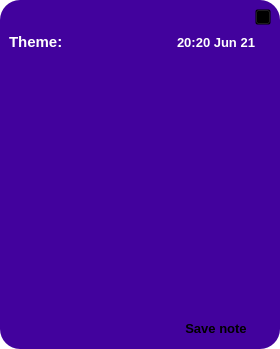
<?xml version="1.0" encoding="UTF-8"?>
<ui version="4.0">
 <class>MainWindow</class>
 <widget class="QMainWindow" name="MainWindow">
  <property name="geometry">
   <rect>
    <x>0</x>
    <y>0</y>
    <width>280</width>
    <height>349</height>
   </rect>
  </property>
  <property name="windowTitle">
   <string>MainWindow</string>
  </property>
  <property name="styleSheet">
   <string notr="true">background-color: transparent;</string>
  </property>
  <widget class="QWidget" name="centralwidget">
   <property name="styleSheet">
    <string notr="true"/>
   </property>
   <layout class="QGridLayout" name="gridLayout">
    <property name="leftMargin">
     <number>0</number>
    </property>
    <property name="topMargin">
     <number>0</number>
    </property>
    <property name="rightMargin">
     <number>0</number>
    </property>
    <property name="bottomMargin">
     <number>0</number>
    </property>
    <property name="spacing">
     <number>0</number>
    </property>
    <item row="0" column="0">
     <widget class="QWidget" name="widget" native="true">
      <property name="styleSheet">
       <string notr="true">QWidget#widget {
    border-radius: 20px;
    background-color: rgba(66, 2, 157);
}

#button_Save {
	background-color: rgba(255, 255, 255,.7);
	border-radius: 10px;
}

#lineTheme {
	background-color: rgba(255, 255, 255, .7);
	border-radius: 5px;
	color: rgb(105, 0, 255);
}

#time_label, #theme_label {

	
	color: rgba(255, 255, 255);
}

#note_edit {

	color: rgb(66, 2, 157);
	border-radius: 10px;
	background-color: rgba(255, 255, 255, .7);
}

</string>
      </property>
      <layout class="QGridLayout" name="gridLayout_2">
       <property name="leftMargin">
        <number>9</number>
       </property>
       <property name="topMargin">
        <number>9</number>
       </property>
       <property name="rightMargin">
        <number>9</number>
       </property>
       <property name="bottomMargin">
        <number>6</number>
       </property>
       <property name="horizontalSpacing">
        <number>4</number>
       </property>
       <property name="verticalSpacing">
        <number>7</number>
       </property>
       <item row="1" column="0">
        <widget class="QLabel" name="theme_label">
         <property name="minimumSize">
          <size>
           <width>55</width>
           <height>20</height>
          </size>
         </property>
         <property name="maximumSize">
          <size>
           <width>55</width>
           <height>20</height>
          </size>
         </property>
         <property name="font">
          <font>
           <family>Arial</family>
           <pointsize>11</pointsize>
           <weight>75</weight>
           <bold>true</bold>
          </font>
         </property>
         <property name="styleSheet">
          <string notr="true"/>
         </property>
         <property name="text">
          <string>Theme:</string>
         </property>
        </widget>
       </item>
       <item row="3" column="0" colspan="3">
        <spacer name="horizontalSpacer">
         <property name="orientation">
          <enum>Qt::Horizontal</enum>
         </property>
         <property name="sizeType">
          <enum>QSizePolicy::Fixed</enum>
         </property>
         <property name="sizeHint" stdset="0">
          <size>
           <width>145</width>
           <height>20</height>
          </size>
         </property>
        </spacer>
       </item>
       <item row="3" column="3" colspan="2">
        <widget class="QPushButton" name="button_Save">
         <property name="minimumSize">
          <size>
           <width>110</width>
           <height>30</height>
          </size>
         </property>
         <property name="maximumSize">
          <size>
           <width>110</width>
           <height>30</height>
          </size>
         </property>
         <property name="font">
          <font>
           <family>Arial</family>
           <pointsize>10</pointsize>
           <weight>75</weight>
           <bold>true</bold>
          </font>
         </property>
         <property name="text">
          <string>Save note</string>
         </property>
         <property name="icon">
          <iconset resource="../static/resources_1.qrc">
           <normaloff>:/icons/icon/save.svg</normaloff>:/icons/icon/save.svg</iconset>
         </property>
         <property name="iconSize">
          <size>
           <width>20</width>
           <height>20</height>
          </size>
         </property>
        </widget>
       </item>
       <item row="2" column="0" colspan="5">
        <widget class="QTextEdit" name="note_edit">
         <property name="font">
          <font>
           <family>Arial</family>
           <pointsize>10</pointsize>
           <weight>75</weight>
           <bold>true</bold>
          </font>
         </property>
         <property name="styleSheet">
          <string notr="true"/>
         </property>
        </widget>
       </item>
       <item row="0" column="2" alignment="Qt::AlignRight|Qt::AlignTop">
        <widget class="QLabel" name="label">
         <property name="maximumSize">
          <size>
           <width>30</width>
           <height>30</height>
          </size>
         </property>
         <property name="text">
          <string/>
         </property>
         <property name="pixmap">
          <pixmap resource="../static/resources_1.qrc">:/image/images/logo_main.png</pixmap>
         </property>
         <property name="scaledContents">
          <bool>true</bool>
         </property>
        </widget>
       </item>
       <item row="1" column="3" colspan="2">
        <widget class="QLabel" name="time_label">
         <property name="minimumSize">
          <size>
           <width>0</width>
           <height>20</height>
          </size>
         </property>
         <property name="maximumSize">
          <size>
           <width>16777215</width>
           <height>20</height>
          </size>
         </property>
         <property name="font">
          <font>
           <family>Arial</family>
           <pointsize>10</pointsize>
           <weight>75</weight>
           <bold>true</bold>
          </font>
         </property>
         <property name="styleSheet">
          <string notr="true"/>
         </property>
         <property name="text">
          <string>20:20 Jun 21</string>
         </property>
         <property name="alignment">
          <set>Qt::AlignCenter</set>
         </property>
        </widget>
       </item>
       <item row="1" column="2">
        <widget class="QLineEdit" name="lineTheme">
         <property name="minimumSize">
          <size>
           <width>80</width>
           <height>0</height>
          </size>
         </property>
         <property name="maximumSize">
          <size>
           <width>80</width>
           <height>16777215</height>
          </size>
         </property>
         <property name="font">
          <font>
           <family>Arial</family>
           <pointsize>10</pointsize>
           <weight>75</weight>
           <bold>true</bold>
          </font>
         </property>
         <property name="styleSheet">
          <string notr="true"/>
         </property>
        </widget>
       </item>
       <item row="0" column="4">
        <widget class="QPushButton" name="pushButton">
         <property name="minimumSize">
          <size>
           <width>16</width>
           <height>16</height>
          </size>
         </property>
         <property name="maximumSize">
          <size>
           <width>16</width>
           <height>16</height>
          </size>
         </property>
         <property name="sizeIncrement">
          <size>
           <width>16</width>
           <height>16</height>
          </size>
         </property>
         <property name="text">
          <string/>
         </property>
         <property name="icon">
          <iconset resource="../static/resources_1.qrc">
           <normaloff>:/icons/icon/x-circle 1.svg</normaloff>:/icons/icon/x-circle 1.svg</iconset>
         </property>
        </widget>
       </item>
      </layout>
     </widget>
    </item>
   </layout>
  </widget>
 </widget>
 <resources>
  <include location="../static/resources_1.qrc"/>
  <include location="../resources.qrc"/>
 </resources>
 <connections/>
</ui>
